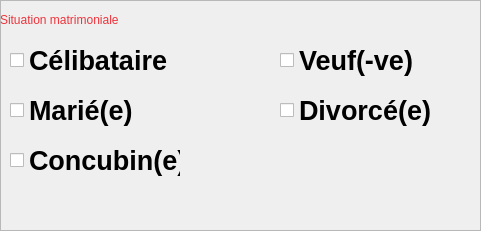
     <widget class="QFrame" name="frame_3">
      <property name="geometry">
       <rect>
        <x>20</x>
        <y>610</y>
        <width>481</width>
        <height>231</height>
       </rect>
      </property>
      <property name="frameShape">
       <enum>QFrame::StyledPanel</enum>
      </property>
      <property name="frameShadow">
       <enum>QFrame::Raised</enum>
      </property>
      <widget class="QLabel" name="label_15">
       <property name="geometry">
        <rect>
         <x>0</x>
         <y>0</y>
         <width>231</width>
         <height>41</height>
        </rect>
       </property>
       <property name="styleSheet">
        <string notr="true">font: 800 16pt &quot;Cantarell&quot;;</string>
       </property>
       <property name="text">
        <string>&lt;html&gt;&lt;head/&gt;&lt;body&gt;&lt;p&gt;&lt;span style=&quot; color:#ed333b;&quot;&gt;Situation matrimoniale&lt;/span&gt;&lt;/p&gt;&lt;/body&gt;&lt;/html&gt;</string>
       </property>
      </widget>
      <widget class="QCheckBox" name="checkBox_8">
       <property name="geometry">
        <rect>
         <x>10</x>
         <y>40</y>
         <width>161</width>
         <height>41</height>
        </rect>
       </property>
       <property name="font">
        <font>
         <pointsize>20</pointsize>
         <bold>true</bold>
        </font>
       </property>
       <property name="text">
        <string>Célibataire</string>
       </property>
      </widget>
      <widget class="QCheckBox" name="checkBox_9">
       <property name="geometry">
        <rect>
         <x>10</x>
         <y>90</y>
         <width>141</width>
         <height>41</height>
        </rect>
       </property>
       <property name="font">
        <font>
         <pointsize>20</pointsize>
         <bold>true</bold>
        </font>
       </property>
       <property name="text">
        <string>Marié(e)</string>
       </property>
      </widget>
      <widget class="QCheckBox" name="checkBox_10">
       <property name="geometry">
        <rect>
         <x>10</x>
         <y>140</y>
         <width>171</width>
         <height>41</height>
        </rect>
       </property>
       <property name="font">
        <font>
         <pointsize>20</pointsize>
         <bold>true</bold>
        </font>
       </property>
       <property name="text">
        <string>Concubin(e)</string>
       </property>
      </widget>
      <widget class="QCheckBox" name="checkBox_11">
       <property name="geometry">
        <rect>
         <x>280</x>
         <y>40</y>
         <width>161</width>
         <height>41</height>
        </rect>
       </property>
       <property name="font">
        <font>
         <pointsize>20</pointsize>
         <bold>true</bold>
        </font>
       </property>
       <property name="text">
        <string>Veuf(-ve)</string>
       </property>
      </widget>
      <widget class="QCheckBox" name="checkBox_12">
       <property name="geometry">
        <rect>
         <x>280</x>
         <y>90</y>
         <width>161</width>
         <height>41</height>
        </rect>
       </property>
       <property name="font">
        <font>
         <pointsize>20</pointsize>
         <bold>true</bold>
        </font>
       </property>
       <property name="text">
        <string>Divorcé(e)</string>
       </property>
      </widget>
     </widget>
